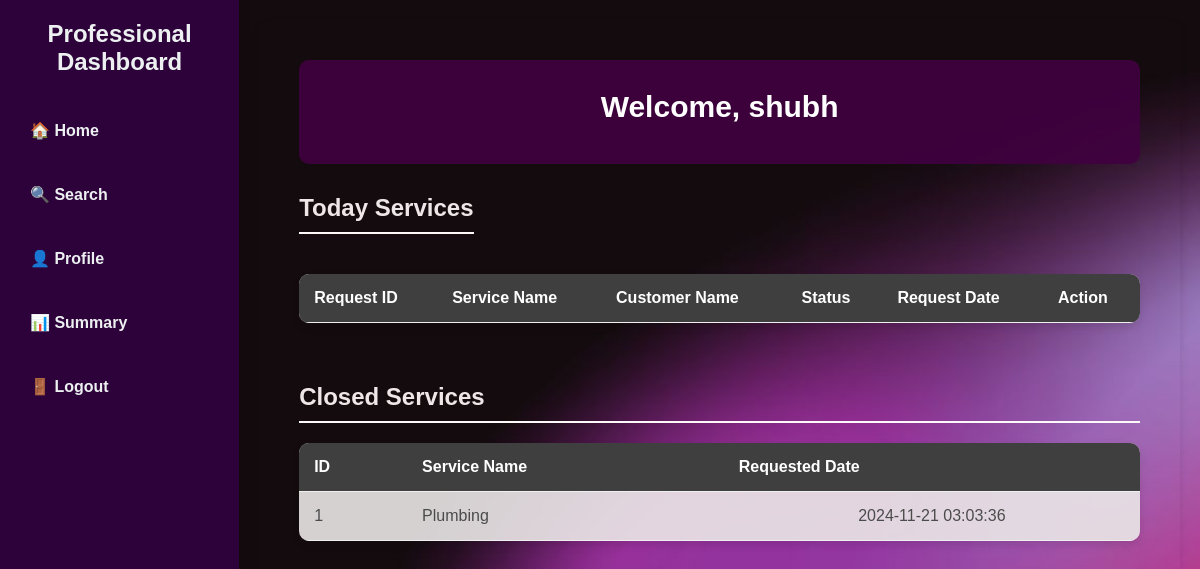
The page /professional_dashboard (signed in) on the database its author committed.
### backend/models.py (models this page shows, shortened)
class User(db.Model):
    __tablename__="User"
    user_id = db.Column(db.Integer, primary_key=True)
    uname=db.Column(db.String(20), nullable = False)
    pwd = db.Column(db.String(20), nullable = False)
    role = db.Column(db.Integer, nullable=False)
    status = db.Column(db.String(10), default='pending', nullable=False)
    customer_information = db.relationship('CustomerInformation', back_populates='user', uselist=False)
    professional_information = db.relationship('ProfessionalInformation', back_populates='user', uselist=False, cascade='all, delete-orphan' )

class ServiceRequest(db.Model):
    __tablename__ = "service_requests"
    request_id = db.Column(db.Integer, primary_key=True)
    customer_id = db.Column(db.Integer, db.ForeignKey('User.user_id'), nullable=False)
    professional_id = db.Column(db.Integer, db.ForeignKey('User.user_id'), nullable=False)
    service_id = db.Column(db.Integer, db.ForeignKey('services.service_id'), nullable=False)
    status = db.Column(db.String(20), default="requested", nullable=False)  # requested, accepted, completed, closed
    request_date = db.Column(db.DateTime, default=db.func.current_timestamp(), nullable=False)
    customer = db.relationship('User', foreign_keys=[customer_id], backref='customer_requests')
    professional = db.relationship('User', foreign_keys=[professional_id], backref='professional_requests')
    service = db.relationship('Service', backref='service_requests')

class Service(db.Model):
    __tablename__ = "services"
    service_id = db.Column(db.Integer, primary_key=True)
    service_name = db.Column(db.String(255), nullable=False)
    description = db.Column(db.Text, nullable=True)
    base_price = db.Column(db.Float, nullable=False)

### app.py (the view)
@app.route('/professional_dashboard')
def professional_dashboard():
    if session.get('user_type') == 'professional':
        professional_id = session.get('user_id')
        professional = User.query.filter_by(user_id=professional_id).first()
        professional_name = professional.uname if professional else 'Professional'  # Fallback to 'Professional' if not found
        today_services = db.session.query(
            ServiceRequest.request_id,
            ServiceRequest.status,
            ServiceRequest.request_date,
            Service.service_name,
            User.uname.label("customer_name")
        ).join(Service, ServiceRequest.service_id == Service.service_id) \
         .join(User, ServiceRequest.customer_id == User.user_id) \
         .filter(
            ServiceRequest.professional_id == professional_id,
            ServiceRequest.status == 'requested',
            db.func.date(ServiceRequest.request_date) == date.today()
         ).all()
        closed_services = db.session.query(
            ServiceRequest.request_id.label("id"),
            Service.service_name,
            ServiceRequest.request_date.label("requested_date")
        ).join(Service, ServiceRequest.service_id == Service.service_id) \
         .filter(
            ServiceRequest.professional_id == professional_id,
            ServiceRequest.status == 'closed'
         ).all()
        return render_template('professional dashboard(home).html', name=professional_name, today_services=today_services, closed_services=closed_services)
    flash('Unauthorized access!', 'danger')
    return redirect(url_for('home'))

### templates/professional dashboard(home).html (shortened to what this page needs)
<!DOCTYPE html>
<html lang="en">
<head>
    <link rel="stylesheet" href="/static/adminhome.css">
</head>
<body>
    <div class="dashboard-container">
        <div class="sidebar">
            <h2>Professional Dashboard</h2>
            <ul>
                <li><a href="{{ url_for('professional_dashboard') }}">🏠 Home</a></li>
                <li><a href="{{ url_for('professional_search') }}">🔍 Search</a></li>
                <li><a href="{{ url_for('professional_profile') }}">👤 Profile</a></li>
                <li><a href="{{ url_for('professional_summary') }}">📊 Summary</a></li>
                <li><a href="{{ url_for('logout') }}">🚪 Logout</a></li>
            </ul>
        </div>
        <div class="main-content">
            <div class="welcome-banner">
                <h1>Welcome, {{ name }}</h1>
            </div>
            <section class="section services">
                <h3>Today Services</h3>
                <table>
                    <thead>
                        <tr>
                            <th>Request ID</th>
                            <th>Service Name</th>
                            <th>Customer Name</th>
                            <th>Status</th>
                            <th>Request Date</th>
                            <th>Action</th>
                        </tr>
                    </thead>
                </table>
            </section>
            <section class="section professionals">
                <h3>Closed Services</h3>
                <table>
                    <thead>
                        <tr>
                            <th>ID</th>
                            <th>Service Name</th>
                            <th>Requested Date</th>
                        </tr>
                    </thead>
                    <tbody>
                        {% for service in closed_services %}
                        <tr>
                            <td>{{ service.id }}</td>
                            <td>{{ service.service_name }}</td>
                            <td>{{ service.requested_date }}</td>
                        </tr>
                        {% endfor %}
                    </tbody>
                </table>
            </section>
        </div>
    </div>
</body>
</html>

### static/adminhome.css (style rules this page uses)
* { margin: 0; padding: 0; box-sizing: border-box; font-family: 'Poppins', sans-serif; }
body { background: url('/static/images/hehr.jpg') no-repeat center center/cover; color: #4b4b4b; }
.dashboard-container { display: flex; }
.sidebar { width: 250px; background-color: rgba(48, 1, 63, 0.9); color: white; height: 100vh; padding: 20px; position: sticky; top: 0; box-shadow: 2px 0px 10px rgba(0, 0, 0, 0.1); }
.sidebar h2 { color: #ecf0f1; text-align: center; margin-bottom: 30px; }
.sidebar ul { list-style-type: none; }
.sidebar ul li { padding: 15px 10px; margin-bottom: 15px; transition: background-color 0.3s; border-radius: 8px; }
.sidebar ul li a { color: #ecf0f1; text-decoration: none; font-weight: 600; display: block; width: 100%; font-size: 16px; }
.main-content { flex-grow: 1; padding: 40px; background-color: transparent; box-shadow: 0px 4px 8px rgba(0, 0, 0, 0.1); border-radius: 10px; margin: 20px; }
.welcome-banner { background-color: rgba(65, 1, 65, 0.9); color: white; padding: 30px; border-radius: 10px; text-align: center; margin-bottom: 30px; }
.welcome-banner h1 { font-size: 30px; margin-bottom: 10px; }
.section { margin-bottom: 40px; }
h3 { margin-bottom: 20px; font-size: 24px; color: #eee7e7; border-bottom: 2px solid #fef9f9; padding-bottom: 10px; }
table { width: 100%; border-collapse: collapse; margin-bottom: 20px; background-color: rgba(234, 231, 231, 0.9); border-radius: 10px; overflow: hidden; box-shadow: 0px 4px 8px rgba(0, 0, 0, 0.1); }
table th, table td { padding: 15px; border-bottom: 1px solid #f0f0f0; text-align: left; font-size: 16px; }
table th { background-color: #3f3f3f; color: white; font-weight: 600; }
table td:last-child { text-align: center; }
.services { display: flex; gap: 20px; flex-wrap: wrap; }

### rows shown on the page
User: uname "shubh"
ServiceRequest: id "1", service_name "Plumbing", requested_date "2024-11-21 03:03:36"
